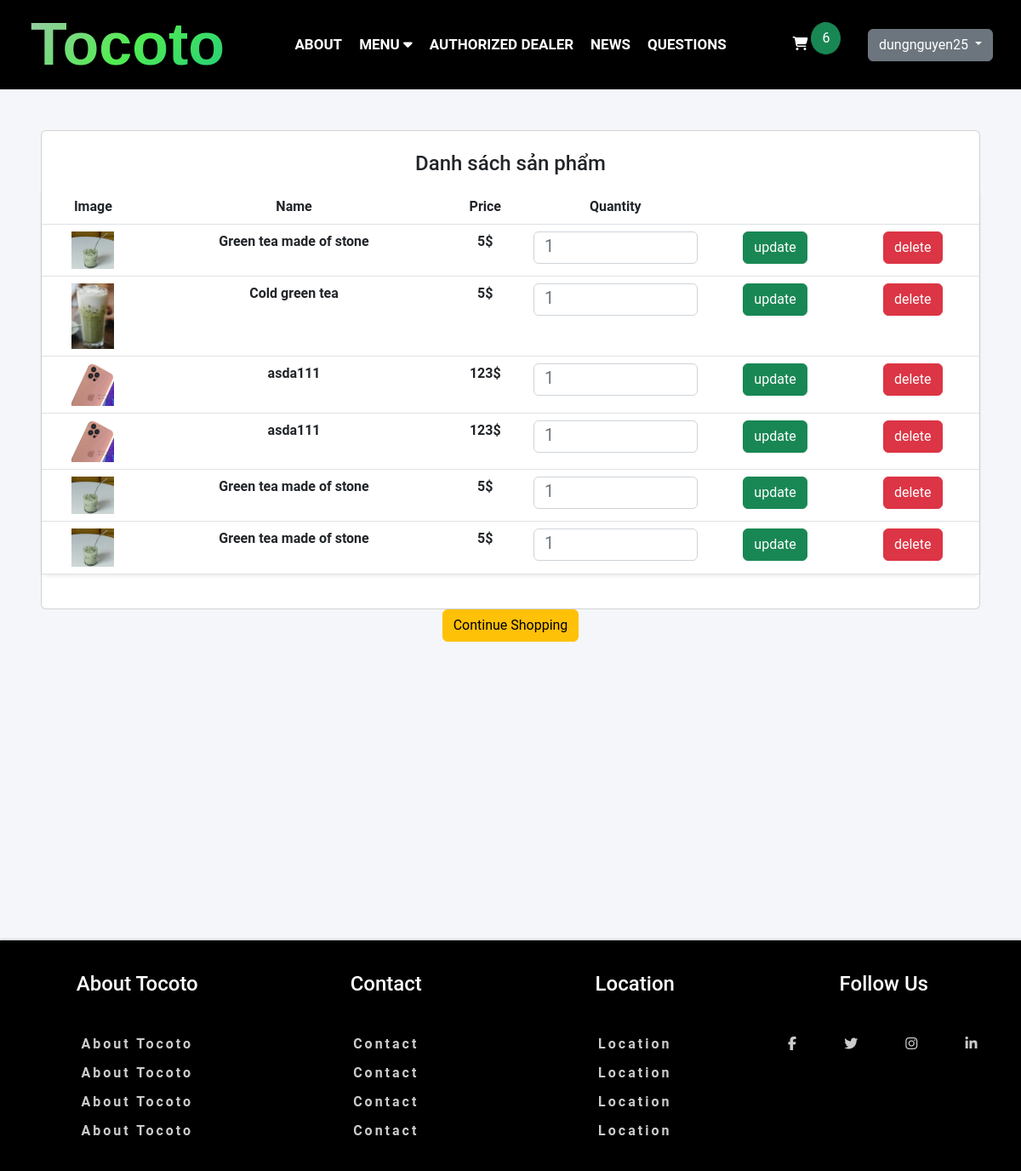
The page /site/carts/carts.php (signed in) on the database its author committed.
### tables this page shows
CREATE TABLE `carts` (
  `id_cart` int(100) NOT NULL,
  `user_name` varchar(100) NOT NULL,
  `pid` int(100) NOT NULL,
  `name_product` varchar(100) NOT NULL,
  `price` int(255) NOT NULL,
  `quantity` int(255) NOT NULL,
  `image` varchar(100) NOT NULL
);

### site/carts/carts.php (called while the page is built, shortened)
<?php
require "../../global.php";
require "../../dao/carts.php";
$user_name = $_SESSION['user']['user_name'];
$items = carts_select_by_user_name($user_name);
require '../layout.php';

### dao/pdo.php (called while the page is built, shortened)
<?php
function pdo_get_connection()
{
    $dburl = "mysql:host=localhost;dbname=assignment;charset=utf8";
    $username = 'root';
    $password = '';
    $conn = new PDO($dburl, $username, $password);
    $conn->setAttribute(PDO::ATTR_ERRMODE, PDO::ERRMODE_EXCEPTION);
    return $conn;
}
function pdo_query($sql)
{
    $sql_args = array_slice(func_get_args(), 1);
    try {
        $conn = pdo_get_connection();
        $stmt = $conn->prepare($sql);
        $stmt->execute($sql_args);
        $rows = $stmt->fetchAll();
        return $rows;
    } catch (PDOException $e) {
        throw $e;
    } finally {
        unset($conn);
    }
}

### dao/carts.php (called while the page is built, shortened)
<?php
require_once 'pdo.php';
function carts_select_by_user_name($user_name)
{
    $sql = "SELECT * FROM carts WHERE user_name=?";
    return pdo_query($sql, $user_name);
}

### global.php (called while the page is built, shortened)
<?php
$ROOT_URL = "/restaurant-php";
$CONTENT_URL = "$ROOT_URL/content";
$IMAGE_URL = "$CONTENT_URL/imgs";

### site/carts/carts-ui.php (the view, shortened to what this page needs)
<div class="container-fluid p-5 cart-container">
    <div class="card">
        <div class="row my-4 h-100 ">
            <h3 class="fs-4 mb-3">Danh sách sản phẩm</h3>
            <div class="col overflow-auto">
                <table class="table bg-white rounded shadow-sm  table-hover">
                    <thead>
                        <tr>
                            <th scope="col">Image</th>
                            <th scope="col">Name</th>
                            <th scope="col">Price</th>
                            <th scope="col">Quantity</th>
                            <th scope="col"></th>
                            <th scope="col"></th>
                        </tr>
                    </thead>
                    <tbody>
                        <?php
                        foreach ($items as $item) {
                            extract($item);
                        ?>
                            <form action="carts.php" method="post">
                                <tr>
                                    <td>
                                        <img src="<?= $IMAGE_URL ?>/products/<?= $image ?>" alt="" width="50px" class="m-auto">
                                    </td>
                                    <th scope="row"><?= $name_product ?></th>
                                    <td><?= $price ?>$</td>
                                    <td>
                                        <div class="flex">
                                            <input type="number" name="quantity" class="form-control" min="1" max="99" placeholder="<?= $quantity ?>" maxlength="2">
                                        </div>
                                    </td>
                                    <td><button name="btn_update" class="btn btn-success">update</button></td>
                                    <td><button name="btn_delete" class="btn btn-danger">delete</button></td>
                                </tr>
                            </form>
                        <?php
                        }
                        ?>
                    </tbody>
                </table>
            </div>
        </div>
    </div>
    <div class="w-100 text-center">
        <a href="carts.php?btn_checkout" class="btn btn-warning ">Continue Shopping</a>
    </div>
</div>

### content/css/main.css (style rules this page uses)
*, *::before, *::after { box-sizing: border-box; }
* { margin: 0; }
html, body { height: 100%; }
body { line-height: 1.5; overflow-x: hidden; }
img, picture, video, canvas, svg { display: block; max-width: 100%; }
input, button, textarea, select { font: inherit; outline: none; border: none; }
p, h1, h2, h3, h4, h5, h6 { overflow-wrap: break-word; }
:root { --primary-font: "Roboto", sans-serif; --primary-color: #2ecc71; --white-color: #f5f6fa; --gray1e: #1e1e1e; --grayb5: #b5b3af; --gray7d: #7d7d7d; --white: #fff; --container: 1100px; --animate-duration: 1s; --animate-delay: 1s; --animate-repeat: 1; }
.cart-container { min-height: 1000px; }
body { background-color: var(--body-bg); font-family: var(--primary-font) !important; font-weight: 700 !important; }
a { text-decoration: none; color: inherit; }
.row { display: grid; grid-template-columns: auto auto auto auto; text-align: center; }

### rows shown on the page
carts: image (picture), name_product "Green tea made of stone", price "5", quantity "1"
carts: image (picture), name_product "Cold green tea", price "5", quantity "1"
carts: image (picture), name_product "asda111", price "123", quantity "1"
carts: image (picture), name_product "asda111", price "123", quantity "1"
carts: image (picture), name_product "Green tea made of stone", price "5", quantity "1"
carts: image (picture), name_product "Green tea made of stone", price "5", quantity "1"

### other values the page prints
$total_cart_items "6"
$_SESSION['user']['user_name'] "dungnguyen25"
